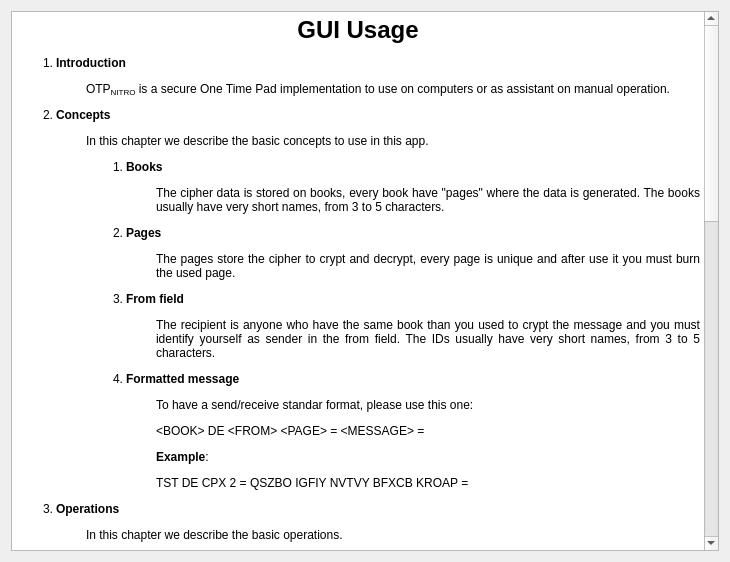
<?xml version="1.0" encoding="UTF-8"?>
<ui version="4.0">
 <class>helpDialog</class>
 <widget class="QDialog" name="helpDialog">
  <property name="geometry">
   <rect>
    <x>0</x>
    <y>0</y>
    <width>730</width>
    <height>562</height>
   </rect>
  </property>
  <property name="windowTitle">
   <string>OTPNitro - Help</string>
  </property>
  <property name="windowIcon">
   <iconset resource="icons.qrc">
    <normaloff>:/icons/help.png</normaloff>:/icons/help.png</iconset>
  </property>
  <layout class="QVBoxLayout" name="verticalLayout">
   <item>
    <widget class="QTextBrowser" name="textBrowser">
     <property name="html">
      <string>&lt;!DOCTYPE HTML PUBLIC &quot;-//W3C//DTD HTML 4.0//EN&quot; &quot;http://www.w3.org/TR/REC-html40/strict.dtd&quot;&gt;
&lt;html&gt;&lt;head&gt;&lt;meta name=&quot;qrichtext&quot; content=&quot;1&quot; /&gt;&lt;style type=&quot;text/css&quot;&gt;
p, li { white-space: pre-wrap; }
&lt;/style&gt;&lt;/head&gt;&lt;body style=&quot; font-family:'Sans Serif'; font-size:9pt; font-weight:400; font-style:normal;&quot;&gt;
&lt;p align=&quot;center&quot; style=&quot; margin-top:18px; margin-bottom:12px; margin-left:0px; margin-right:0px; -qt-block-indent:0; text-indent:0px;&quot;&gt;&lt;span style=&quot; font-size:xx-large; font-weight:600;&quot;&gt;GUI Usage&lt;/span&gt;&lt;/p&gt;
&lt;ol style=&quot;margin-top: 0px; margin-bottom: 0px; margin-left: 0px; margin-right: 0px; -qt-list-indent: 1;&quot;&gt;&lt;li align=&quot;justify&quot; style=&quot; margin-top:12px; margin-bottom:0px; margin-left:0px; margin-right:0px; -qt-block-indent:0; text-indent:0px;&quot;&gt;&lt;span style=&quot; font-weight:600;&quot;&gt;Introduction&lt;/span&gt;&lt;/li&gt;
&lt;p align=&quot;justify&quot; style=&quot; margin-top:12px; margin-bottom:12px; margin-left:30px; margin-right:0px; -qt-block-indent:1; text-indent:0px;&quot;&gt;OTP&lt;span style=&quot; vertical-align:sub;&quot;&gt;NITRO&lt;/span&gt; is a secure One Time Pad implementation to use on computers or as assistant on manual operation.&lt;/p&gt;
&lt;li align=&quot;justify&quot; style=&quot; margin-top:8px; margin-bottom:0px; margin-left:0px; margin-right:0px; -qt-block-indent:0; text-indent:0px;&quot;&gt;&lt;span style=&quot; font-weight:600;&quot;&gt;Concepts&lt;/span&gt;&lt;/li&gt;
&lt;p align=&quot;justify&quot; style=&quot; margin-top:12px; margin-bottom:12px; margin-left:30px; margin-right:0px; -qt-block-indent:1; text-indent:0px;&quot;&gt;In this chapter we describe the basic concepts to use in this app.&lt;/p&gt;
&lt;ol style=&quot;margin-top: 0px; margin-bottom: 0px; margin-left: 0px; margin-right: 0px; -qt-list-indent: 2;&quot;&gt;&lt;li align=&quot;justify&quot; style=&quot; margin-top:8px; margin-bottom:0px; margin-left:30px; margin-right:0px; -qt-block-indent:0; text-indent:0px;&quot;&gt;&lt;span style=&quot; font-weight:600;&quot;&gt;Books&lt;/span&gt;&lt;/li&gt;
&lt;p align=&quot;justify&quot; style=&quot; margin-top:12px; margin-bottom:12px; margin-left:60px; margin-right:0px; -qt-block-indent:2; text-indent:0px;&quot;&gt;The cipher data is stored on books, every book have &amp;quot;pages&amp;quot; where the data is generated. The books usually have very short names, from 3 to 5 characters.&lt;/p&gt;
&lt;li align=&quot;justify&quot; style=&quot; margin-top:8px; margin-bottom:0px; margin-left:30px; margin-right:0px; -qt-block-indent:0; text-indent:0px;&quot;&gt;&lt;span style=&quot; font-weight:600;&quot;&gt;Pages&lt;/span&gt;&lt;/li&gt;
&lt;p align=&quot;justify&quot; style=&quot; margin-top:12px; margin-bottom:12px; margin-left:60px; margin-right:0px; -qt-block-indent:2; text-indent:0px;&quot;&gt;The pages store the cipher to crypt and decrypt, every page is unique and after use it you must burn the used page.&lt;/p&gt;
&lt;li align=&quot;justify&quot; style=&quot; margin-top:8px; margin-bottom:0px; margin-left:30px; margin-right:0px; -qt-block-indent:0; text-indent:0px;&quot;&gt;&lt;span style=&quot; font-weight:600;&quot;&gt;From field&lt;/span&gt;&lt;/li&gt;
&lt;p align=&quot;justify&quot; style=&quot; margin-top:12px; margin-bottom:12px; margin-left:60px; margin-right:0px; -qt-block-indent:2; text-indent:0px;&quot;&gt;The recipient is anyone who have the same book than you used to crypt the message and you must identify yourself as sender in the from field. The IDs usually have very short names, from 3 to 5 characters.&lt;/p&gt;
&lt;li align=&quot;justify&quot; style=&quot; margin-top:8px; margin-bottom:0px; margin-left:30px; margin-right:0px; -qt-block-indent:0; text-indent:0px;&quot;&gt;&lt;span style=&quot; font-weight:600;&quot;&gt;Formatted message&lt;/span&gt;&lt;/li&gt;&lt;/ol&gt;
&lt;p align=&quot;justify&quot; style=&quot; margin-top:12px; margin-bottom:12px; margin-left:60px; margin-right:0px; -qt-block-indent:2; text-indent:0px;&quot;&gt;To have a send/receive standar format, please use this one:&lt;/p&gt;
&lt;p align=&quot;justify&quot; style=&quot; margin-top:12px; margin-bottom:12px; margin-left:60px; margin-right:0px; -qt-block-indent:2; text-indent:0px;&quot;&gt;&lt;span style=&quot; font-family:'Courier New,courier';&quot;&gt;&amp;lt;BOOK&amp;gt; DE &amp;lt;FROM&amp;gt; &amp;lt;PAGE&amp;gt; = &amp;lt;MESSAGE&amp;gt; =&lt;/span&gt;&lt;/p&gt;
&lt;p align=&quot;justify&quot; style=&quot; margin-top:12px; margin-bottom:12px; margin-left:60px; margin-right:0px; -qt-block-indent:2; text-indent:0px;&quot;&gt;&lt;span style=&quot; font-weight:600;&quot;&gt;Example&lt;/span&gt;:&lt;/p&gt;
&lt;p align=&quot;justify&quot; style=&quot; margin-top:12px; margin-bottom:12px; margin-left:60px; margin-right:0px; -qt-block-indent:2; text-indent:0px;&quot;&gt;&lt;span style=&quot; font-family:'Courier New,courier';&quot;&gt;TST DE CPX 2 = QSZBO IGFIY NVTVY BFXCB KROAP =&lt;/span&gt;&lt;/p&gt;
&lt;li align=&quot;justify&quot; style=&quot; margin-top:8px; margin-bottom:0px; margin-left:0px; margin-right:0px; -qt-block-indent:0; text-indent:0px;&quot;&gt;&lt;span style=&quot; font-weight:600;&quot;&gt;Operations&lt;/span&gt;&lt;/li&gt;
&lt;p align=&quot;justify&quot; style=&quot; margin-top:12px; margin-bottom:12px; margin-left:30px; margin-right:0px; -qt-block-indent:1; text-indent:0px;&quot;&gt;In this chapter we describe the basic operations.&lt;/p&gt;
&lt;ol style=&quot;margin-top: 0px; margin-bottom: 0px; margin-left: 0px; margin-right: 0px; -qt-list-indent: 2;&quot;&gt;&lt;li align=&quot;justify&quot; style=&quot; margin-top:8px; margin-bottom:0px; margin-left:30px; margin-right:0px; -qt-block-indent:0; text-indent:0px;&quot;&gt;&lt;span style=&quot; font-weight:600;&quot;&gt;Generate a book&lt;/span&gt;&lt;/li&gt;
&lt;p align=&quot;justify&quot; style=&quot; margin-top:12px; margin-bottom:12px; margin-left:60px; margin-right:0px; -qt-block-indent:2; text-indent:0px;&quot;&gt;The first operation is generate a book, to do this, please use the menu: Books -&amp;gt; Generate Book or press CTRL + G keys.&lt;/p&gt;
&lt;li align=&quot;justify&quot; style=&quot; margin-top:8px; margin-bottom:0px; margin-left:30px; margin-right:0px; -qt-block-indent:0; text-indent:0px;&quot;&gt;&lt;span style=&quot; font-weight:600;&quot;&gt;Crypt&lt;/span&gt;&lt;/li&gt;
&lt;p align=&quot;justify&quot; style=&quot; margin-top:12px; margin-bottom:12px; margin-left:60px; margin-right:0px; -qt-block-indent:2; text-indent:0px;&quot;&gt;To crypt a message you must provide a valid book in the selector, an arbitrary ID in the form field and a message unformated to crypt. The page will be selected automatically. Later you must use the menu: Crypto -&amp;gt; Crypt or press CTRL + E keys.&lt;/p&gt;
&lt;li align=&quot;justify&quot; style=&quot; margin-top:8px; margin-bottom:0px; margin-left:30px; margin-right:0px; -qt-block-indent:0; text-indent:0px;&quot;&gt;&lt;span style=&quot; font-weight:600;&quot;&gt;Decrypt&lt;/span&gt;&lt;/li&gt;
&lt;p align=&quot;justify&quot; style=&quot; margin-top:12px; margin-bottom:12px; margin-left:60px; margin-right:0px; -qt-block-indent:2; text-indent:0px;&quot;&gt;To decrypt a message you can provide a formatted message, in this case you only must select the &amp;quot;Formatted msg&amp;quot; option. If you dont have the format, you can enter all fields manually. Later you must use the menu: Crypto -&amp;gt; Decrypt or press CTRL + D keys.&lt;/p&gt;
&lt;li align=&quot;justify&quot; style=&quot; margin-top:8px; margin-bottom:0px; margin-left:30px; margin-right:0px; -qt-block-indent:0; text-indent:0px;&quot;&gt;&lt;span style=&quot; font-weight:600;&quot;&gt;Burn page&lt;/span&gt;&lt;/li&gt;
&lt;p align=&quot;justify&quot; style=&quot; margin-top:12px; margin-bottom:12px; margin-left:60px; margin-right:0px; -qt-block-indent:2; text-indent:0px;&quot;&gt;It is recommended to burn the page after use, but if you want to do this manually (or later) you can use the menu: Crypto -&amp;gt; Burn page or press CTRL + B keys.&lt;/p&gt;
&lt;li align=&quot;justify&quot; style=&quot; margin-top:8px; margin-bottom:0px; margin-left:30px; margin-right:0px; -qt-block-indent:0; text-indent:0px;&quot;&gt;&lt;span style=&quot; font-weight:600;&quot;&gt;Refresh books&lt;/span&gt;&lt;/li&gt;&lt;/ol&gt;
&lt;p align=&quot;justify&quot; style=&quot; margin-top:12px; margin-bottom:12px; margin-left:60px; margin-right:0px; -qt-block-indent:2; text-indent:0px;&quot;&gt;If you modify or delete any book in the filesystem you must refresh the books in the app. To do that you can use the menu: Crypto -&amp;gt; Refresh books or press CTRL + R keys.&lt;/p&gt;
&lt;li align=&quot;justify&quot; style=&quot; margin-top:8px; margin-bottom:0px; margin-left:0px; margin-right:0px; -qt-block-indent:0; text-indent:0px;&quot;&gt;&lt;span style=&quot; font-weight:600;&quot;&gt;Internals&lt;/span&gt;&lt;/li&gt;
&lt;p align=&quot;justify&quot; style=&quot; margin-top:12px; margin-bottom:12px; margin-left:30px; margin-right:0px; -qt-block-indent:1; text-indent:0px;&quot;&gt;In this chapter we describe internal operations, know bugs or missing features.&lt;/p&gt;
&lt;ol style=&quot;margin-top: 0px; margin-bottom: 0px; margin-left: 0px; margin-right: 0px; -qt-list-indent: 2;&quot;&gt;&lt;li align=&quot;justify&quot; style=&quot; margin-top:8px; margin-bottom:0px; margin-left:30px; margin-right:0px; -qt-block-indent:0; text-indent:0px;&quot;&gt;&lt;span style=&quot; font-weight:600;&quot;&gt;Settings&lt;/span&gt;&lt;/li&gt;
&lt;p align=&quot;justify&quot; style=&quot; margin-top:12px; margin-bottom:12px; margin-left:60px; margin-right:0px; -qt-block-indent:2; text-indent:0px;&quot;&gt;The settings/config file must be located on %APPDATA%/.otpnitro/otpnitro.ini or $HOME/.otpnitro/otpnitro.ini&lt;/p&gt;
&lt;li align=&quot;justify&quot; style=&quot; margin-top:8px; margin-bottom:0px; margin-left:30px; margin-right:0px; -qt-block-indent:0; text-indent:0px;&quot;&gt;&lt;span style=&quot; font-weight:600;&quot;&gt;Book storing&lt;/span&gt;&lt;/li&gt;
&lt;p align=&quot;justify&quot; style=&quot; margin-top:12px; margin-bottom:12px; margin-left:60px; margin-right:0px; -qt-block-indent:2; text-indent:0px;&quot;&gt;By default the books are stored on %APPDATA%/.otpnitro/PAGES or $HOME/.otpnitro/PAGES (this can be changed in the config file)&lt;/p&gt;
&lt;li align=&quot;justify&quot; style=&quot; margin-top:8px; margin-bottom:0px; margin-left:30px; margin-right:0px; -qt-block-indent:0; text-indent:0px;&quot;&gt;&lt;span style=&quot; font-weight:600;&quot;&gt;Max pages parameter&lt;/span&gt;&lt;/li&gt;
&lt;p align=&quot;justify&quot; style=&quot; margin-top:12px; margin-bottom:12px; margin-left:60px; margin-right:0px; -qt-block-indent:2; text-indent:0px;&quot;&gt;Is the number of pages generated for book. (this value limits the number of messages to be crypted on a book)&lt;/p&gt;
&lt;li align=&quot;justify&quot; style=&quot; margin-top:8px; margin-bottom:0px; margin-left:30px; margin-right:0px; -qt-block-indent:0; text-indent:0px;&quot;&gt;&lt;span style=&quot; font-weight:600;&quot;&gt;Max chars parameter&lt;/span&gt;&lt;/li&gt;
&lt;p align=&quot;justify&quot; style=&quot; margin-top:12px; margin-bottom:12px; margin-left:60px; margin-right:0px; -qt-block-indent:2; text-indent:0px;&quot;&gt;Is the number of characters generated for page. (this value limits the number of text to be crypted)&lt;/p&gt;
&lt;li align=&quot;justify&quot; style=&quot; margin-top:8px; margin-bottom:0px; margin-left:30px; margin-right:0px; -qt-block-indent:0; text-indent:0px;&quot;&gt;&lt;span style=&quot; font-weight:600;&quot;&gt;Project URL&lt;/span&gt;&lt;/li&gt;&lt;/ol&gt;
&lt;p align=&quot;justify&quot; style=&quot; margin-top:12px; margin-bottom:12px; margin-left:60px; margin-right:0px; -qt-block-indent:2; text-indent:0px;&quot;&gt;For more information, updates, etc. you can visit the project &lt;a href=&quot;https://code.haibane.org/crypto/otpnitro&quot;&gt;&lt;span style=&quot; text-decoration: underline; color:#0000ff;&quot;&gt;homepage&lt;/span&gt;&lt;/a&gt;.&lt;/p&gt;
&lt;li align=&quot;justify&quot; style=&quot; margin-top:8px; margin-bottom:0px; margin-left:0px; margin-right:0px; -qt-block-indent:0; text-indent:0px;&quot;&gt;&lt;span style=&quot; font-weight:600;&quot;&gt;License&lt;/span&gt;&lt;/li&gt;
&lt;p align=&quot;justify&quot; style=&quot; margin-top:12px; margin-bottom:12px; margin-left:30px; margin-right:0px; -qt-block-indent:1; text-indent:0px;&quot;&gt;This program is under the GPLv3 license.&lt;/p&gt;
&lt;li align=&quot;justify&quot; style=&quot; margin-top:8px; margin-bottom:0px; margin-left:0px; margin-right:0px; -qt-block-indent:0; text-indent:0px;&quot;&gt;&lt;span style=&quot; font-weight:600;&quot;&gt;Authors&lt;/span&gt;&lt;/li&gt;
&lt;ul style=&quot;margin-top: 0px; margin-bottom: 0px; margin-left: 0px; margin-right: 0px; -qt-list-indent: 2;&quot;&gt;&lt;li align=&quot;justify&quot; style=&quot; margin-top:0px; margin-bottom:0px; margin-left:30px; margin-right:0px; -qt-block-indent:0; text-indent:0px;&quot;&gt;&lt;a href=&quot;https://twitter.com/capi_x&quot;&gt;&lt;span style=&quot; text-decoration: underline; color:#0000ff;&quot;&gt;@capi_x&lt;/span&gt;&lt;/a&gt; &amp;lt;&lt;a href=&quot;mailto:capi_x@haibane.org&quot;&gt;&lt;span style=&quot; text-decoration: underline; color:#0000ff;&quot;&gt;capi_x@haibane.org&lt;/span&gt;&lt;/a&gt;&amp;gt;&lt;/li&gt;&lt;/ul&gt;
&lt;li align=&quot;justify&quot; style=&quot; margin-top:8px; margin-bottom:0px; margin-left:0px; margin-right:0px; -qt-block-indent:0; text-indent:0px;&quot;&gt;&lt;span style=&quot; font-weight:600;&quot;&gt;Acknowledges&lt;/span&gt;&lt;/li&gt;&lt;/ol&gt;
&lt;ul style=&quot;margin-top: 0px; margin-bottom: 0px; margin-left: 0px; margin-right: 0px; -qt-list-indent: 2;&quot;&gt;&lt;li align=&quot;justify&quot; style=&quot; margin-top:0px; margin-bottom:0px; margin-left:30px; margin-right:0px; -qt-block-indent:0; text-indent:0px;&quot;&gt;&lt;a href=&quot;https://twitter.com/mario_vilas&quot;&gt;&lt;span style=&quot; text-decoration: underline; color:#0000ff;&quot;&gt;@Mario_vilas&lt;/span&gt;&lt;/a&gt; - Thanks for GUI and crypto testing.&lt;/li&gt;
&lt;li align=&quot;justify&quot; style=&quot; margin-top:0px; margin-bottom:0px; margin-left:30px; margin-right:0px; -qt-block-indent:0; text-indent:0px;&quot;&gt;&lt;a href=&quot;https://twitter.com/sha0coder&quot;&gt;&lt;span style=&quot; text-decoration: underline; color:#0000ff;&quot;&gt;@sha0coder&lt;/span&gt;&lt;/a&gt; - Thanks for CLI and GUI testing.&lt;/li&gt;
&lt;li align=&quot;justify&quot; style=&quot; margin-top:0px; margin-bottom:0px; margin-left:30px; margin-right:0px; -qt-block-indent:0; text-indent:0px;&quot;&gt;&lt;a href=&quot;https://twitter.com/AloneInTheShell&quot;&gt;&lt;span style=&quot; text-decoration: underline; color:#0000ff;&quot;&gt;@AloneInTheShell&lt;/span&gt;&lt;/a&gt; - Thanks for CLI and LIB testing.&lt;/li&gt;&lt;/ul&gt;&lt;/body&gt;&lt;/html&gt;</string>
     </property>
    </widget>
   </item>
  </layout>
 </widget>
 <resources>
  <include location="icons.qrc"/>
 </resources>
 <connections/>
</ui>
